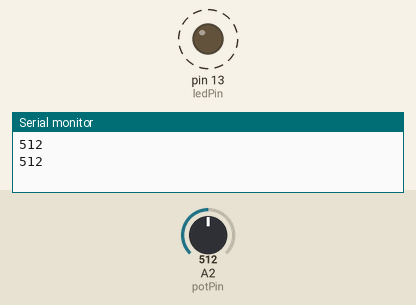
Recording of a sketch running on a simulated Arduino Uno, built with avr-gcc and run on an emulated ATmega328P. Parts: output pins drawn as LEDs (lit = HIGH), the last lines printed to the serial monitor. Dashed ring = blinking. Inputs (shaded band) come from the test bench; at power-on: A2 (potPin) = 512.

Above: at 1.8 s.
1.9 s: A2 (potPin) set to 306
At 2.2 s:
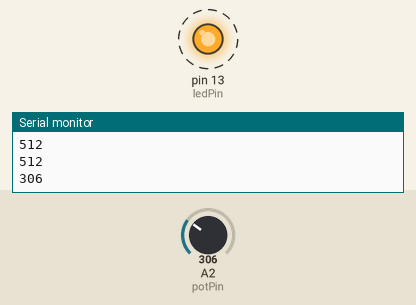
5.4 s: A2 (potPin) set to 122
At 5.56 s:
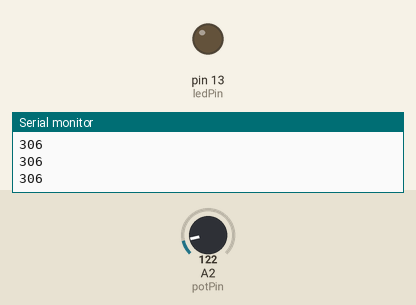
Timing chart, 0 to 14.9 s (numbered marks = the images above; inputs shaded):
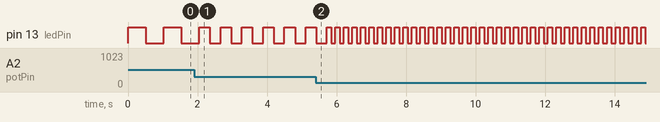

Measured:
- after the input at 1.9 s, pin 13 (ledPin): alternates HIGH for 0.31 s and LOW for 0.31 s, starting after 0.46 s
- by itself, pin 13 (ledPin): alternates HIGH for 0.51 s and LOW for 0.51 s

The sketch:

Pot.ino
```cpp
#define potPin 2    // select the input pin for the potentiometer
#define ledPin 13   // select the pin for the LED
int val = 0;       // variable to store the value coming from the sensor

void setup() {
  pinMode(ledPin, OUTPUT);  // declare the ledPin as an OUTPUT
  Serial.begin(9600);
}

void loop() {
  val = analogRead(potPin);    // read the value from the sensor
  Serial.println(val);
  digitalWrite(ledPin, HIGH);  // turn the ledPin on
  delay(val);                  // stop the program for some time
  digitalWrite(ledPin, LOW);   // turn the ledPin off
  delay(val);                  // stop the program for some time
}
```
